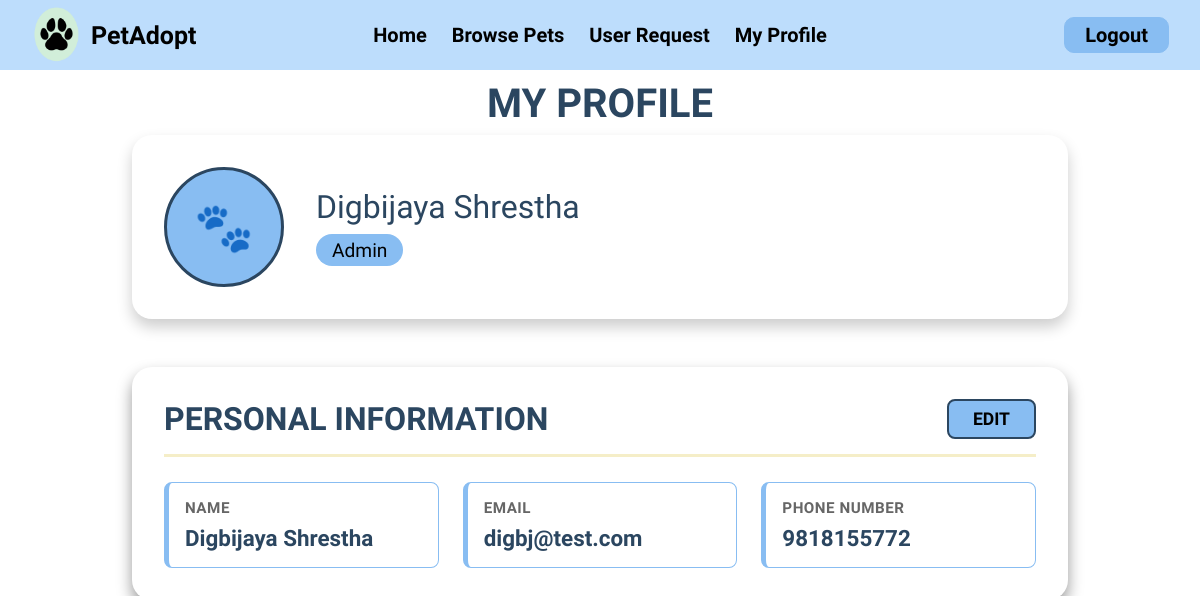
Page /myprofile.php (signed in) on the committed database.
### tables this page shows
CREATE TABLE `users` (
  `id` int(11) NOT NULL AUTO_INCREMENT,
  `full_name` varchar(255) NOT NULL,
  `email` varchar(255) NOT NULL,
  `phone_num` varchar(10) NOT NULL,
  `password` varchar(255) NOT NULL,
  `role` enum('user','admin','superadmin') NOT NULL DEFAULT 'user',
  `pet_id` int(11) DEFAULT NULL,
  PRIMARY KEY (`id`),
  UNIQUE KEY `email` (`email`),
  UNIQUE KEY `phone_num` (`phone_num`),
  KEY `pet_id` (`pet_id`)
);

### includes/functions.php (called while the page is built, shortened)
<?php
function sanitize_int(mixed $value): int {
    return (int) filter_var($value, FILTER_SANITIZE_NUMBER_INT);
}
function e(string $value): string {
    return htmlspecialchars($value, ENT_QUOTES | ENT_SUBSTITUTE, 'UTF-8');
}

### myprofile.php (the view, shortened to what this page needs)
<?php
include("navbar.php");
include("includes/functions.php");
$user_id = sanitize_int($_SESSION['id']);
$stmt = $con->prepare("SELECT full_name, email, phone_num, role FROM users WHERE id = ?");
$stmt->bind_param("i", $user_id);
$stmt->execute();
$result = $stmt->get_result();
$user   = $result->fetch_assoc();
$role_map = [
    'superadmin' => 'Super Admin',
    'admin'      => 'Admin',
    'user'       => 'User'
];
$role_text = $role_map[$_SESSION['role']] ?? 'User';
?>
<html>
<head>
    <link rel="stylesheet" href="assets/css/style.css">
</head>
<body>
    <main>
        <div class="profile-container">
            <section class="profile-header">
                <h1>MY PROFILE</h1>
            </section>
            <section class="profile-info-card">
                <div class="profile-photo">🐾</div>
                <div class="profile-details">
                    <div class="profile-name"><?php echo e($user['full_name']); ?></div>
                    <div class="profile-role"><?php echo e($role_text); ?></div>
                </div>
            </section>
            <section class="personal-info-section">
                <div class="section-header">
                    <h2>PERSONAL INFORMATION</h2>
                    <a href="edit_profile.php" class="edit-btn">EDIT</a>
                </div>
                <div class="info-grid">
                    <div class="info-item">
                        <div class="info-label">NAME</div>
                        <div class="info-value"><?php echo e($user['full_name']); ?></div>
                    </div>
                    <div class="info-item">
                        <div class="info-label">EMAIL</div>
                        <div class="info-value"><?php echo e($user['email']); ?></div>
                    </div>
                    <div class="info-item">
                        <div class="info-label">PHONE NUMBER</div>
                        <div class="info-value"><?php echo e($user['phone_num']); ?></div>
                    </div>
                </div>
            </section>
        </div>
    </main>
</body>
</html>

### assets/css/style.css (style rules this page uses)
* { margin: 0; padding: 0; box-sizing: border-box; font-family: "Agdasima", sans-serif; }
body { display: flex; flex-direction: column; }
a { text-decoration: none; }
main { flex: 1; }
.profile-container { max-width: 1000px; margin: 0 auto; padding: 0 2rem; margin-top: 5rem; }
.profile-header { margin-bottom: 0rem; text-align: center; }
.profile-header h1 { font-size: 2.5rem; color: #2b4660; margin-bottom: 0.5rem; }
.profile-info-card { border-radius: 20px; box-shadow: 0 8px 15px rgba(0, 0, 0, 0.2); padding: 2rem; margin-bottom: 1.5rem; display: flex; align-items: center; }
.profile-photo { width: 120px; height: 120px; border-radius: 50%; background-color: #88bdf2; display: flex; align-items: center; justify-content: center; border: 3px solid #2b4660; font-size: 3rem; color: #2b4660; }
.profile-details { flex: 1; padding-left: 2rem; }
.profile-name { font-size: 2rem; font-weight: 70px; color: #2b4660; margin-bottom: 0.5rem; }
.profile-role { font-size: 1.2rem; color: #000; background-color: #88bdf2; padding: 0.3rem 1rem; border-radius: 20px; display: inline-block; }
.personal-info-section { border-radius: 20px; box-shadow: 0 8px 15px rgba(0, 0, 0, 0.4); padding: 2rem; margin-top: 3rem; }
.section-header { display: flex; justify-content: space-between; align-items: center; margin-bottom: 1.5rem; padding-bottom: 0.5rem; border-bottom: 2px solid #2b4660; }
.section-header h2 { font-size: 1.8rem; color: #2b4660; }
.edit-btn { background-color: #88bdf2; border: 2px solid #2b4660; border-radius: 8px; padding: 0.5rem 1.5rem; font-weight: 700; font-size: 1.1rem; cursor: pointer; text-decoration: none; color: black; }
.info-grid { display: grid; grid-template-columns: repeat(auto-fit, minmax(250px, 1fr)); gap: 1.5rem; }
.info-item { background-color: #ffffff; padding: 1rem; border: 1px solid #88bdf2; border-radius: 8px; border-left: 5px solid #88bdf2; }
.info-label { font-weight: 700; color: #2b4660; font-size: 1.2rem; margin-bottom: 0.5rem; }
.info-value { font-size: 1.2rem; color: #333; }
.info-label { font-size: 0.95rem; color: #666; font-weight: 600; text-transform: uppercase; letter-spacing: 0.5px; }
.info-value { font-size: 1.4rem; color: #2b4660; font-weight: 700; }
.section-header { display: flex; justify-content: space-between; align-items: center; margin-bottom: 25px; padding-bottom: 15px; border-bottom: 3px solid #f5eec8; }
.section-header h2 { font-size: 2rem; color: #2b4660; }

### rows in the picture
users: full_name "Digbijaya Shrestha", email "digbj@test.com", phone_num "9818155772"

### other values in the picture
$role_text "Admin"
